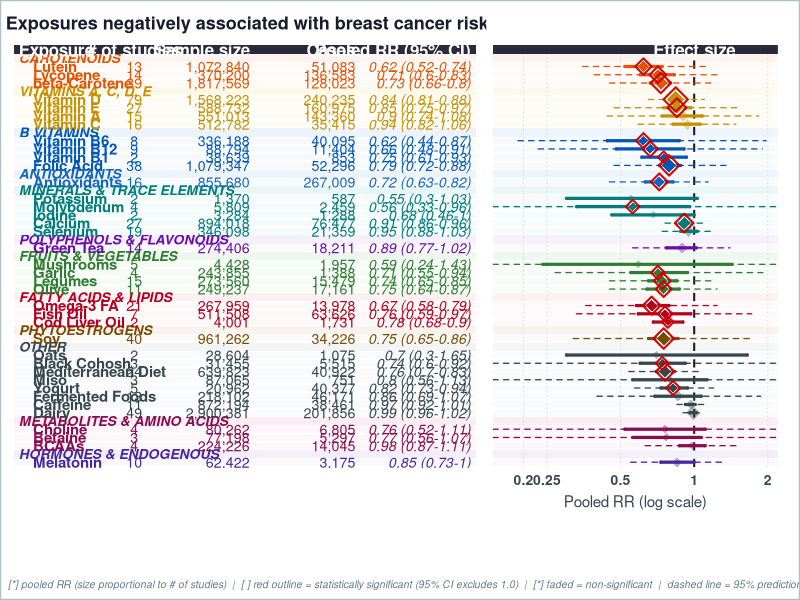
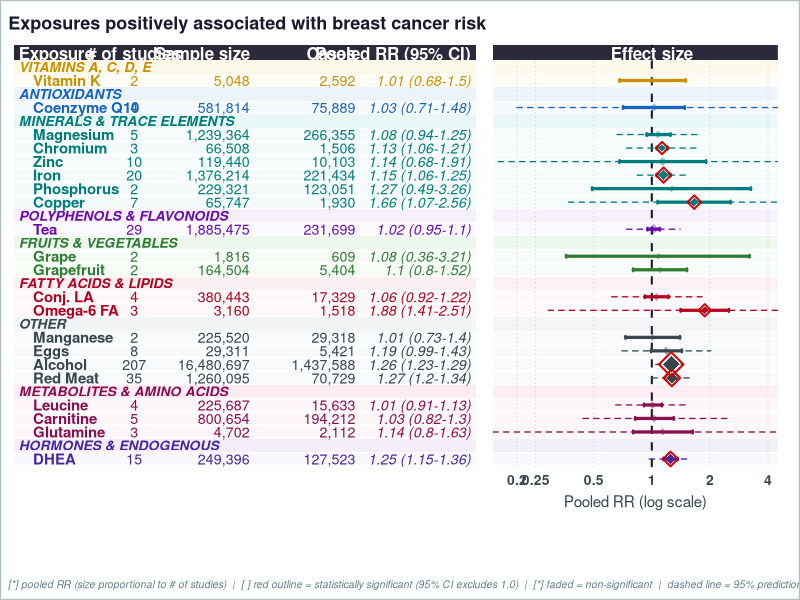
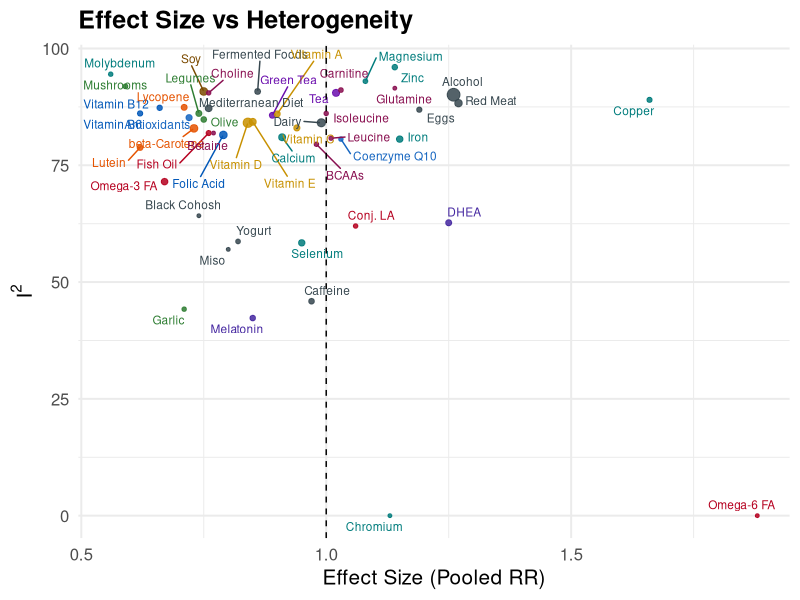
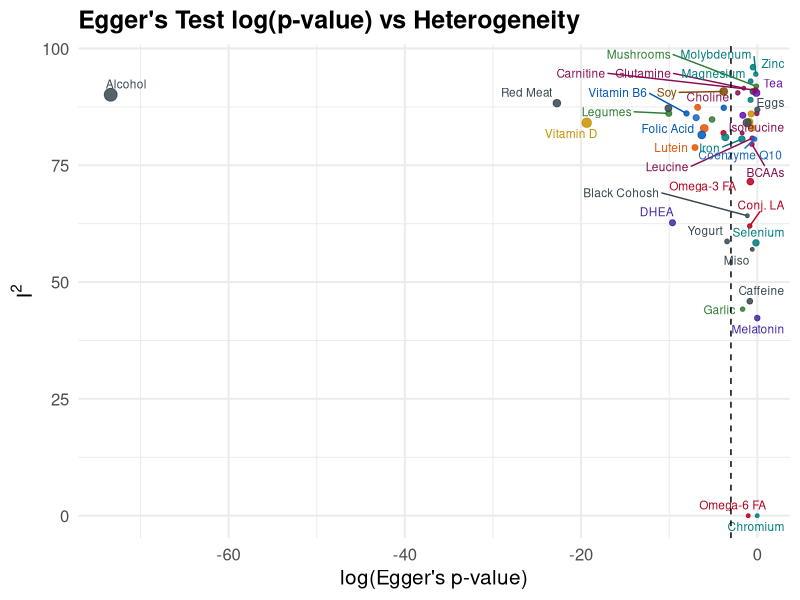

Here is the R script that generated these plots, in order:
# =============================================================================
# Combined analysis plots — Forest plots + Scatter diagnostic plots
# Data: exposures_meta_analysis_breast_combined.xlsx
# =============================================================================

setwd('C:/Users/mde4023/Downloads/MetaFemina/Plot')
library(tidyverse)
library(scales)
library(readxl)
library(stringr)
library(cowplot)
library(ggtext)
library(ggrepel)
library(patchwork)

for (pkg in c("ggtext", "cowplot", "ggrepel", "patchwork")) {
  if (!requireNamespace(pkg, quietly = TRUE)) install.packages(pkg)
}

# =============================================================================
# 1. Read & clean data
# =============================================================================

raw <- read_excel("exposures_meta_analysis_breast_combined.xlsx")

# Standardise column names
names(raw) <- c(
  "Exposure", "n_studies", "pooled_es_num",
  "ci_low", "ci_high",
  "pi_low", "pi_high",
  "I2", "eggers_p",
  "Total_N", "N_cases"
)

dat_clean <- raw %>%
  mutate(
    # Reconstruct a display string  "OR (low–high)" for the table column
    pooled_ci_lab = paste0(
      pooled_es_num,
      " (", ci_low, "-", ci_high, ")"
    ),
    N_lab     = comma(Total_N),
    Cases_lab = comma(N_cases),
    sig = ifelse((ci_high < 1 | ci_low > 1), "Significant", "Not significant"),
    direction = case_when(
      pooled_es_num < 1 ~ "Protective",
      pooled_es_num > 1 ~ "Harmful",
      TRUE              ~ "Neutral"
    )
  )

# =============================================================================
# 2. Group mapping, order & colour palettes  (unchanged from original)
# =============================================================================

group_map <- tribble(
  ~Exposure,                  ~Group,
  "eggs",                     "Other",
  "dairy",                    "Other",
  "red_meat",             "Other",
  "fermented_foods",          "Other",
  "skyr",                     "Other",
  "hemp_seeds",               "Fatty Acids & Lipids",
  "kefir",                    "Other",
  "legumes",                  "Fruits & Vegetables",
  "chia_seeds",               "Fatty Acids & Lipids",
  "oats",                     "Other",
  "flax",                     "Phytoestrogens",
  "vitamin_b2",               "B Vitamins",
  "cesium",                   "Minerals & Trace Elements",
  "quercetin",                "Polyphenols & Flavonoids",
  "vitamin_b6",               "B Vitamins",
  "fish_oil",                 "Fatty Acids & Lipids",
  "grape",                    "Fruits & Vegetables",
  "lutein",                   "Carotenoids",
  "molybdenum",               "Minerals & Trace Elements",
  "garlic",                   "Fruits & Vegetables",
  "lycopene",                 "Carotenoids",
  "soy",                      "Phytoestrogens",
  "pantothenic_acid",         "B Vitamins",
  "resveratrol",              "Polyphenols & Flavonoids",
  "vitamin_a",                "Vitamins A, C, D, E",
  "vitamin_b1",               "B Vitamins",
  "mediterranean_diet",       "Other",
  "cod_liver_oil",            "Fatty Acids & Lipids",
  "antioxidants",             "Antioxidants",
  "betaine",                  "Metabolites & Amino Acids",
  "beta-carotene",            "Carotenoids",
  "choline",                  "Metabolites & Amino Acids",
  "magnesium",                "Minerals & Trace Elements",
  "olive",                    "Fruits & Vegetables",
  "vitamin_c",                "Vitamins A, C, D, E",
  "flaxseed",                 "Phytoestrogens",
  "iodine",                   "Minerals & Trace Elements",
  "green_tea",                "Polyphenols & Flavonoids",
  "mushrooms",                "Fruits & Vegetables",
  "calcium",                  "Minerals & Trace Elements",
  "copper",                   "Minerals & Trace Elements",
  "folic_acid",               "B Vitamins",
  "selenium",                 "Minerals & Trace Elements",
  "potassium",                "Minerals & Trace Elements",
  "vitamin_b12",              "B Vitamins",
  "tea",                      "Polyphenols & Flavonoids",
  "mineral_supplements",      "Minerals & Trace Elements",
  "papaya",                   "Fruits & Vegetables",
  "bcaas",                    "Metabolites & Amino Acids",
  "vitamin_e",                "Vitamins A, C, D, E",
  "vitamin_d",                "Vitamins A, C, D, E",
  "omega-3_fatty_acids",      "Fatty Acids & Lipids",
  "caffeine",                 "Other",
  "alcohol",                  "Other",
  "leucine",                  "Metabolites & Amino Acids",
  "iron",                     "Minerals & Trace Elements",
  "isoleucine",               "Metabolites & Amino Acids",
  "protein_intake",           "Metabolites & Amino Acids",
  "conjugated_linoleic_acid", "Fatty Acids & Lipids",
  "grapefruit",               "Fruits & Vegetables",
  "creatine",                 "Metabolites & Amino Acids",
  "chromium",                 "Minerals & Trace Elements",
  "glutamine",                "Metabolites & Amino Acids",
  "melatonin",                "Hormones & Endogenous",
  "vitamin_k",                "Vitamins A, C, D, E",
  "zinc",                     "Minerals & Trace Elements",
  "carnitine",                "Metabolites & Amino Acids",
  "dehydroepiandrosterone",   "Hormones & Endogenous",
  "cannabidiol",              "Herbal & Botanical",
  "phosphorus",               "Minerals & Trace Elements",
  "ginseng",                  "Herbal & Botanical",
  "vitamin_b3",               "B Vitamins",
  "omega-6_fatty_acids",      "Fatty Acids & Lipids",
  "ginkgo",                   "Herbal & Botanical",
  "coenzyme_q10",             "Antioxidants"
)

group_order <- c(
  "Carotenoids",
  "Vitamins A, C, D, E",
  "B Vitamins",
  "Antioxidants",
  "Minerals & Trace Elements",
  "Polyphenols & Flavonoids",
  "Fruits & Vegetables",
  "Fatty Acids & Lipids",
  "Phytoestrogens",
  "Herbal & Botanical",
  "Other",
  "Metabolites & Amino Acids",
  "Hormones & Endogenous"
)

group_colors <- c(
  "B Vitamins"               = "#0057B8",
  "Carotenoids"              = "#E55300",
  "Minerals & Trace Elements"= "#007C7C",
  "Fruits & Vegetables"      = "#2E7D32",
  "Vitamins A, C, D, E"     = "#C79000",
  "Polyphenols & Flavonoids" = "#6A0DAD",
  "Fatty Acids & Lipids"     = "#B5001F",
  "Phytoestrogens"           = "#7B4A00",
  "Other"                    = "#37474F",
  "Herbal & Botanical"       = "#00695C",
  "Metabolites & Amino Acids"= "#880E4F",
  "Hormones & Endogenous"    = "#4527A0",
  "Antioxidants"             = "#1565C0"
)

group_bg <- c(
  "B Vitamins"               = "#E3EEFA",
  "Carotenoids"              = "#FDEEE6",
  "Minerals & Trace Elements"= "#DFF2F2",
  "Fruits & Vegetables"      = "#E6F4E6",
  "Vitamins A, C, D, E"     = "#FBF6E0",
  "Polyphenols & Flavonoids" = "#F2E8FB",
  "Fatty Acids & Lipids"     = "#FBEAED",
  "Phytoestrogens"           = "#F5EDE6",
  "Other"                    = "#ECEFF1",
  "Herbal & Botanical"       = "#E0F2EF",
  "Metabolites & Amino Acids"= "#FCE4EF",
  "Hormones & Endogenous"    = "#EDE7F6",
  "Antioxidants"             = "#E3EEF9"
)

# =============================================================================
# 3. Helper: pretty exposure labels
# =============================================================================

prettify_exposure <- function(x) {
  x %>%
    str_replace_all("_", " ") %>%
    str_to_title() %>%
    str_replace("Bcaas",                   "BCAAs") %>%
    str_replace("Beta-Carotene",            "beta-Carotene") %>%
    str_replace("Omega-3 Fatty Acids",      "Omega-3 FA") %>%
    str_replace("Omega-6 Fatty Acids",      "Omega-6 FA") %>%
    str_replace("Conjugated Linoleic Acid", "Conj. LA") %>%
    str_replace("Mineral Supplements",      "Minerals") %>%
    str_replace("Dehydroepiandrosterone",   "DHEA")
}

# =============================================================================
# 4. Forest plot helpers  (identical logic to original)
# =============================================================================

prepare_dat <- function(dat_clean, dir) {
  dat_clean %>%
    filter(n_studies > 1) %>%
    left_join(group_map, by = "Exposure") %>%
    mutate(
      Group          = replace_na(Group, "Other"),
      Exposure_label = prettify_exposure(Exposure),
      Group          = factor(Group, levels = group_order)
    ) %>%
    filter(direction == dir) %>%
    arrange(Group, pooled_es_num) %>%
    mutate(row = row_number())
}

build_plot_rows <- function(df) {
  groups_present <- df %>%
    group_by(Group) %>%
    summarise(n = n(), .groups = "drop") %>%
    arrange(match(Group, c(group_order, "Other")))
  
  plot_row   <- integer(nrow(df))
  label_rows <- list()
  current_row <- 1
  
  for (i in seq_len(nrow(groups_present))) {
    grp   <- as.character(groups_present$Group[i])
    n_grp <- groups_present$n[i]
    
    label_rows[[i]] <- tibble(plot_row = current_row, Group = grp, is_label = TRUE)
    current_row <- current_row + 1
    
    idx <- which(as.character(df$Group) == grp)
    plot_row[idx] <- seq(current_row, current_row + n_grp - 1)
    current_row <- current_row + n_grp
  }
  
  df$plot_row <- plot_row
  list(df = df, labels = bind_rows(label_rows), total_rows = current_row - 1)
}

# ---- Table panel ----
make_table_panel <- function(df, label_df, total_rows, title_text, fs = 3.8) {
  header_y <- 0
  y_lim    <- c(total_rows + 0.6, -0.65)
  
  ggplot() +
    geom_rect(data = df,
              aes(ymin = plot_row - 0.5, ymax = plot_row + 0.5,
                  xmin = -0.05, xmax = 4.75, fill = as.character(Group)),
              alpha = 0.30, inherit.aes = FALSE) +
    scale_fill_manual(values = group_bg, guide = "none") +
    geom_hline(yintercept = seq(0.5, total_rows + 0.5, 1),
               color = "white", linewidth = 0.6) +
    geom_rect(data = label_df,
              aes(ymin = plot_row - 0.5, ymax = plot_row + 0.5,
                  xmin = -0.05, xmax = 4.75, fill = Group),
              alpha = 0.70, inherit.aes = FALSE) +
    geom_text(data = label_df,
              aes(x = 0.0, y = plot_row, label = toupper(Group), color = Group),
              hjust = 0, size = fs - 0.3, fontface = "bold.italic", inherit.aes = FALSE) +
    scale_color_manual(values = group_colors, guide = "none") +
    geom_text(data = df,
              aes(x = 0.15, y = plot_row, label = Exposure_label,
                  color = as.character(Group)),
              hjust = 0, size = fs, fontface = "bold", inherit.aes = FALSE) +
    geom_text(data = df,
              aes(x = 1.2, y = plot_row, label = as.character(n_studies),
                  color = as.character(Group)),
              hjust = 0.5, size = fs - 0.2, inherit.aes = FALSE) +
    geom_text(data = df,
              aes(x = 2.4, y = plot_row, label = N_lab,
                  color = as.character(Group)),
              hjust = 1, size = fs - 0.2, inherit.aes = FALSE) +
    geom_text(data = df,
              aes(x = 3.5, y = plot_row, label = Cases_lab,
                  color = as.character(Group)),
              hjust = 1, size = fs - 0.2, inherit.aes = FALSE) +
    geom_text(data = df,
              aes(x = 4.7, y = plot_row, label = pooled_ci_lab,
                  color = as.character(Group)),
              hjust = 1, size = fs - 0.2, fontface = "italic", inherit.aes = FALSE) +
    annotate("rect",
             xmin = -0.05, xmax = 4.75, ymin = -0.60, ymax = 0.50,
             fill = "#1A1A2E", alpha = 0.93) +
    annotate("text", x = 0.0, y = header_y, label = "Exposure",
             hjust = 0, fontface = "bold", size = fs + 0.5, color = "white") +
    annotate("text", x = 1.2, y = header_y, label = "# of studies",
             hjust = 0.5, fontface = "bold", size = fs + 0.5, color = "white") +
    annotate("text", x = 2.4, y = header_y, label = "Sample size",
             hjust = 1, fontface = "bold", size = fs + 0.5, color = "white") +
    annotate("text", x = 3.5, y = header_y, label = "Cases",
             hjust = 1, fontface = "bold", size = fs + 0.5, color = "white") +
    annotate("text", x = 4.7, y = header_y, label = "Pooled RR (95% CI)",
             hjust = 1, fontface = "bold", size = fs + 0.5, color = "white") +
    scale_x_continuous(limits = c(-0.05, 4.8), expand = c(0, 0)) +
    scale_y_continuous(limits = y_lim, trans = "reverse", expand = c(0, 0)) +
    labs(title = title_text) +
    theme_void() +
    theme(
      plot.title      = element_text(face = "bold", hjust = 0.5, size = 13,
                                     color = "#1A1A2E", margin = margin(b = 8, t = 4)),
      plot.background = element_rect(fill = "white", color = NA),
      plot.margin     = margin(8, 4, 8, 10)
    )
}

# ---- Forest panel ----
make_forest_panel <- function(df, label_df, total_rows, xlim_max = 2.5, fs = 3.8) {
  header_y <- 0
  y_lim    <- c(total_rows + 0.6, -0.65)
  # Forest panel x-axis settings
  xlim_min <- 0.15
  x_breaks_all <- c(0.2, 0.25, 0.5, 1, 2, 4)
  x_breaks <- x_breaks_all[x_breaks_all >= xlim_min & x_breaks_all <= xlim_max]
  ggplot() +
    geom_rect(data = df,
              aes(ymin = plot_row - 0.5, ymax = plot_row + 0.5,
                  xmin = xlim_min, xmax = xlim_max, fill = as.character(Group)),
              alpha = 0.28, inherit.aes = FALSE) +
    scale_fill_manual(values = group_bg, guide = "none") +
    geom_hline(yintercept = seq(0.5, total_rows + 0.5, 1),
               color = "white", linewidth = 0.6) +
    geom_rect(data = label_df,
              aes(ymin = plot_row - 0.5, ymax = plot_row + 0.5,
                  xmin = xlim_min, xmax = xlim_max, fill = Group),
              alpha = 0.65, inherit.aes = FALSE) +
    geom_vline(xintercept = x_breaks[x_breaks != 1],
               color = "grey78", linewidth = 0.3, linetype = "dotted") +
    geom_vline(xintercept = 1,
               linetype = "dashed", linewidth = 0.7, color = "#1A1A2E") +
    # CI whiskers
    # CI whisker (main horizontal line)
    geom_segment(data = df,
                 aes(x    = pmax(ci_low,  xlim_min),
                     xend = pmin(ci_high, xlim_max),
                     y = plot_row, yend = plot_row,
                     color = as.character(Group)),
                 linewidth = 1.1, lineend = "round", inherit.aes = FALSE) +
    
    # Left end-cap tick — only draw if ci_low is within range
    geom_segment(data = df %>% filter(ci_low >= xlim_min),
                 aes(x = ci_low, xend = ci_low,
                     y = plot_row - 0.18, yend = plot_row + 0.18,
                     color = as.character(Group)),
                 linewidth = 0.7, inherit.aes = FALSE) +
    
    # Right end-cap tick — only draw if ci_high is within range
    geom_segment(data = df %>% filter(ci_high <= xlim_max),
                 aes(x = ci_high, xend = ci_high,
                     y = plot_row - 0.18, yend = plot_row + 0.18,
                     color = as.character(Group)),
                 linewidth = 0.7, inherit.aes = FALSE) +
    # Prediction interval whiskers (dashed, thinner) — only where available
    geom_segment(data = df %>% filter(!is.na(pi_low) & !is.na(pi_high)),
                 aes(x = pmax(pi_low, xlim_min), xend = pmin(pi_high, xlim_max),
                     y = plot_row, yend = plot_row,
                     color = as.character(Group)),
                 linewidth = 0.45, linetype = "dashed",
                 lineend = "round", inherit.aes = FALSE) +
    # Non-significant diamonds
    geom_point(data = df %>% filter(sig == "Not significant"),
               aes(x = pooled_es_num, y = plot_row,
                   color = as.character(Group), size = n_studies),
               shape = 18, alpha = 0.38, inherit.aes = FALSE) +
    # Significant: white halo + coloured diamond + red outline
    geom_point(data = df %>% filter(sig == "Significant"),
               aes(x = pooled_es_num, y = plot_row, size = n_studies * 1.9),
               shape = 18, color = "white", alpha = 0.55, inherit.aes = FALSE) +
    geom_point(data = df %>% filter(sig == "Significant"),
               aes(x = pooled_es_num, y = plot_row,
                   color = as.character(Group), size = n_studies),
               shape = 18, alpha = 1.0, inherit.aes = FALSE) +
    geom_point(data = df %>% filter(sig == "Significant"),
               aes(x = pooled_es_num, y = plot_row, size = n_studies * 0.9),
               shape = 5, color = "#CC0000", stroke = 1.1, alpha = 0.95,
               inherit.aes = FALSE) +
    # Header bar
    annotate("rect",
             xmin = xlim_min, xmax = xlim_max, ymin = -0.60, ymax = 0.50,
             fill = "#1A1A2E", alpha = 0.93) +
    annotate("text", x = 1, y = header_y, label = "Effect size", hjust = 0.5,
             fontface = "bold", size = fs + 0.5, color = "white") +
    scale_x_log10(
      limits = c(xlim_min, xlim_max),
      breaks = x_breaks,
      labels = as.character(x_breaks),
      expand = c(0, 0)
    )+
    scale_y_continuous(limits = y_lim, trans = "reverse", expand = c(0, 0)) +
    scale_color_manual(
      values = group_colors,
      name   = "Exposure group",
      guide  = guide_legend(
        ncol           = 4,
        override.aes   = list(shape = 15, size = 5.5, alpha = 1),
        title.position = "top",
        title.hjust    = 0,
        byrow          = TRUE
      )
    ) +
    scale_size_continuous(range = c(2.0, 6.5), guide = "none") +
    labs(x = "Pooled RR (log scale)", y = NULL) +
    theme_minimal(base_size = 11) +
    theme(
      axis.text.y      = element_blank(),
      axis.ticks.y     = element_blank(),
      axis.text.x      = element_text(size = 10, color = "#37474F", face = "bold"),
      axis.title.x     = element_text(size = 11, color = "#37474F", margin = margin(t = 6)),
      panel.grid       = element_blank(),
      legend.position  = "bottom",
      legend.text      = element_text(size = 9,  color = "#1A1A2E"),
      legend.title     = element_text(size = 10, color = "#1A1A2E", face = "bold"),
      legend.key.size  = unit(0.55, "cm"),
      legend.spacing.x = unit(0.4, "cm"),
      plot.background  = element_rect(fill = "white", color = NA),
      plot.margin      = margin(8, 16, 8, 2)
    )
}

# ---- Caption ----
make_caption <- function(direction) {
  side <- if (direction == "Protective") {
    "RR < 1 = inversely associated with breast cancer risk."
  } else {
    "RR > 1 = positively associated with breast cancer risk."
  }
  paste0(
    "[*] pooled RR (size proportional to # of studies)  |  ",
    "[ ] red outline = statistically significant (95% CI excludes 1.0)  |  ",
    "[*] faded = non-significant  |  dashed line = 95% prediction interval  |  "
  )
}

# ---- Compose & save ----
save_forest_figure <- function(direction, title_text, xlim_max, filename) {
  df_raw     <- prepare_dat(dat_clean, direction)
  built      <- build_plot_rows(df_raw)
  df         <- built$df
  label_df   <- built$labels
  total_rows <- built$total_rows
  
  tbl        <- make_table_panel(df, label_df, total_rows, title_text)
  fst        <- make_forest_panel(df, label_df, total_rows, xlim_max)
  legend_grob <- get_legend(fst)
  fst_no_leg  <- fst + theme(legend.position = "none")
  
  caption_grob <- ggdraw() +
    draw_label(make_caption(direction),
               x = 0.01, hjust = 0, size = 7.5,
               color = "#607D8B", fontface = "italic")
  
  combined <- plot_grid(
    plot_grid(tbl, fst_no_leg,
              ncol = 2, rel_widths = c(1.55, 1),
              align = "h", axis = "tb"),
    legend_grob,
    caption_grob,
    ncol        = 1,
    rel_heights = c(1, 0.09, 0.06)
  )
  
  final <- ggdraw(combined) +
    draw_line(x = c(0, 1, 1, 0, 0),
              y = c(0, 0, 1, 1, 0),
              color = "#B0BEC5", linewidth = 0.8)
  
  ggsave(filename,
         plot = final, width = 297, height = 250,
         units = "mm", device = "pdf", dpi = 300)
  message("Saved: ", filename)
  invisible(final)
}

# =============================================================================
# 5. Scatter / diagnostic plots  (Plot.R style, adapted for new columns)
#    Two separate functions — one per plot
# =============================================================================

# Shared helper: build the filtered + labelled data frame
build_scatter_df <- function(dat_clean, min_studies = 2) {
  dat_clean %>%
    filter(n_studies > min_studies) %>%
    left_join(group_map, by = "Exposure") %>%
    mutate(
      Group          = replace_na(Group, "Other"),
      Group          = factor(Group, levels = group_order),
      exposure_label = prettify_exposure(Exposure),
      log_eggers_p   = log(eggers_p)   # natural log, same as original
    )
}

# ---- Plot 1: Effect Size vs I² ----
make_es_heterogeneity_plot <- function(dat_clean, min_studies = 2,
                                       filename = "plot_es_vs_heterogeneity.pdf") {
  
  plot_df <- build_scatter_df(dat_clean, min_studies)
  
  p <- ggplot(plot_df,
              aes(x = pooled_es_num, y = I2, color = as.character(Group))) +
    geom_point(aes(size = n_studies), alpha = 0.85) +
    geom_text_repel(aes(label = exposure_label), size = 3, max.overlaps = 20) +
    geom_vline(xintercept = 1, linetype = "dashed") +
    scale_color_manual(values = group_colors, guide = "none") +
    scale_size_continuous(range = c(1, 4), name = "Number of studies") +
    labs(
      title = "Effect Size vs Heterogeneity",
      x     = "Effect Size (Pooled RR)",
      y     = expression(I^2)
    ) +
    theme_minimal(base_size = 15) +
    theme(
      legend.position = "none",
      plot.title      = element_text(face = "bold")
    )
  
  ggsave(filename,
         plot = p, width = 210, height = 210,
         units = "mm", device = "pdf", dpi = 300)
  message("Saved: ", filename)
  invisible(p)
}

# ---- Plot 2: log(Egger's p-value) vs I² ----
make_eggers_heterogeneity_plot <- function(dat_clean, min_studies = 2,
                                           filename = "plot_eggers_vs_heterogeneity.pdf") {
  
  plot_df <- build_scatter_df(dat_clean, min_studies) %>%
    filter(!is.na(log_eggers_p))
  
  p <- ggplot(plot_df,
              aes(x = log_eggers_p, y = I2, color = as.character(Group))) +
    geom_point(aes(size = n_studies), alpha = 0.85) +
    geom_text_repel(aes(label = exposure_label), size = 3, max.overlaps = 20) +
    geom_vline(xintercept = log(0.05), linetype = "dashed") +   # log(0.05) ≈ -2.996
    scale_color_manual(values = group_colors, guide = "none") +
    scale_size_continuous(range = c(1, 4), name = "Number of studies") +
    labs(
      title = "Egger's Test log(p-value) vs Heterogeneity",
      x     = "log(Egger's p-value)",
      y     = expression(I^2)
    ) +
    theme_minimal(base_size = 15) +
    theme(
      legend.position = "none",
      plot.title      = element_text(face = "bold")
    )
  
  ggsave(filename,
         plot = p, width = 210, height = 210,
         units = "mm", device = "pdf", dpi = 300)
  message("Saved: ", filename)
  invisible(p)
}

# =============================================================================
# 6. Render all figures
# =============================================================================

save_forest_figure(
  direction  = "Protective",
  title_text = "Exposures negatively associated with breast cancer risk",
  xlim_max   = 2.2,
  filename   = "forest_protective_breast.pdf"
)

save_forest_figure(
  direction  = "Harmful",
  title_text = "Exposures positively associated with breast cancer risk",
  xlim_max   = 4.5,
  filename   = "forest_harmful_breast.pdf"
)

make_es_heterogeneity_plot(
  dat_clean   = dat_clean,
  min_studies = 2,
  filename    = "plot_es_vs_heterogeneity.pdf"
)

make_eggers_heterogeneity_plot(
  dat_clean   = dat_clean,
  min_studies = 2,
  filename    = "plot_eggers_vs_heterogeneity.pdf"
)

message("All figures saved.")
